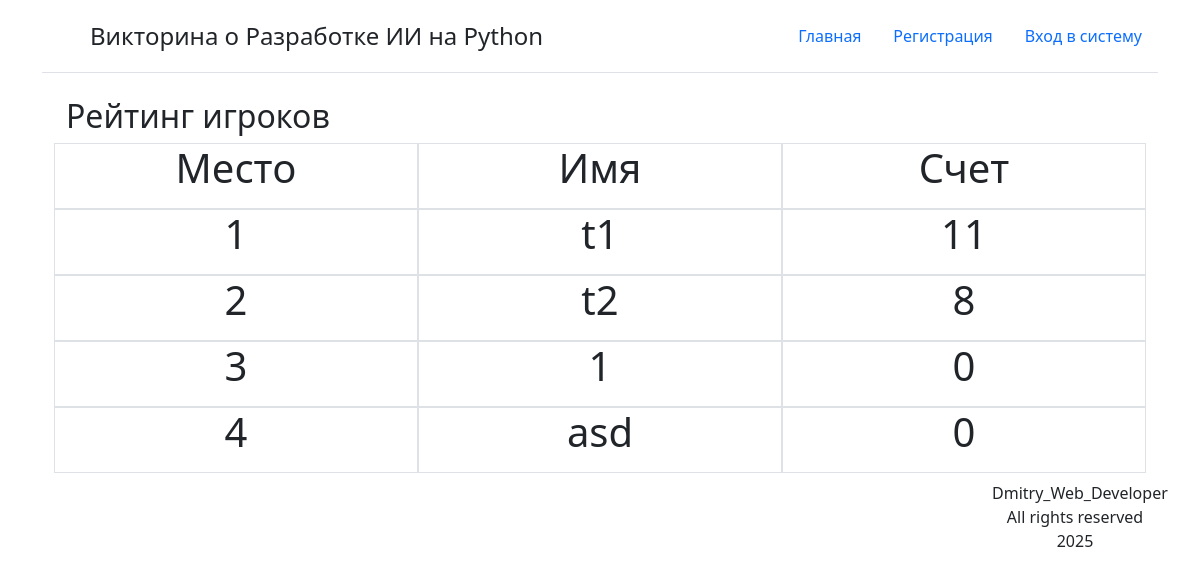
Page /table_leader_quiz on the earlier database version.
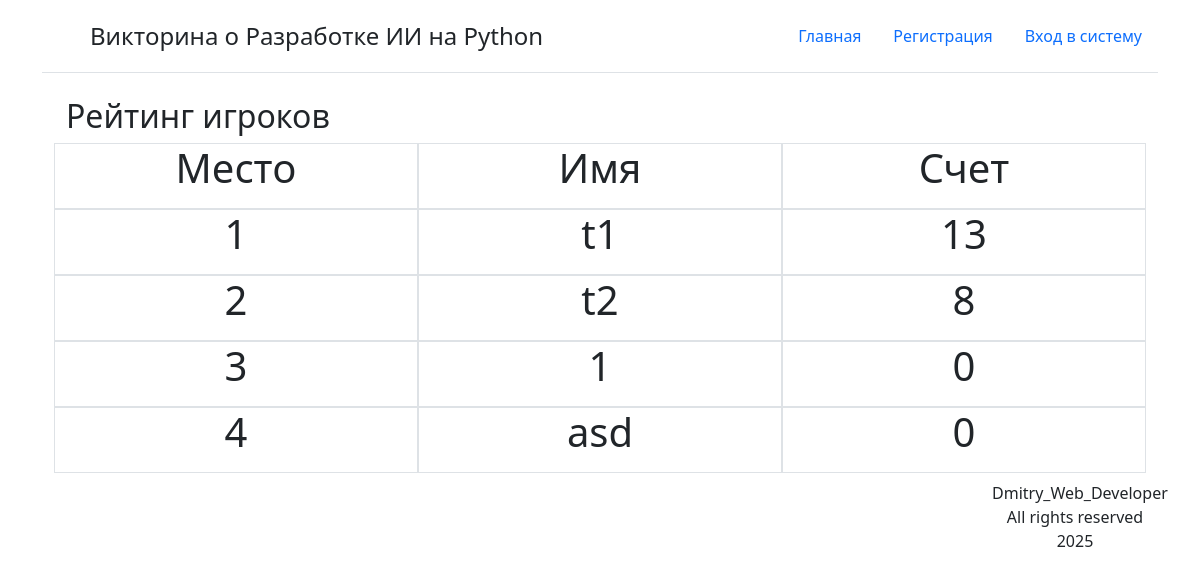
Same page on the later database version.
### main.py (models this page shows)
class User(UserMixin, db.Model):
    id = db.Column(db.Integer, primary_key=True)
    new_login = db.Column(db.String(100), unique=True, nullable=False)
    password = db.Column(db.String(100), nullable=False)
    score = db.Column(db.Integer, default=0)
    view_name = db.Column(db.String(100), nullable=False)

### main.py (the view)
@app.route('/table_leader_quiz')
def table_leader_quiz():
    leaderboard_data = db.session.query(
        User.view_name, User.score).order_by(desc(User.score)).all()
    leaderboard_data_with_rank = [(i+1, name, score)
                                  for i, (name, score) in enumerate(leaderboard_data)]
    return render_template('table_leader_quiz.html', leaderboard_data=leaderboard_data_with_rank)

### templates/table_leader_quiz.html (shortened to what this page needs)
{% extends 'base.html' %}
{% block body %}
<div class="container">
    <h2>Рейтинг игроков</h2>
    <div class="row">
        <div class="col border">
            <p class="text-center" >Место</p>
        </div>
        <div class="col border">
            <p class="text-center">Имя</p>
        </div>
        <div class="col border">
            <p class="text-center">Счет</p>
        </div>
    </div>
    {% for rang, name, score in leaderboard_data %}
    <div class="row">
        <div class="col border">
            <p class="text-center">{{ rang }}</p>
        </div>
        <div class="col border">
            <p class="text-center">{{ name }}</p>
        </div>
        <div class="col border">
            <p class="text-center">{{ score }}</p>
        </div>
    </div>
    {% endfor %}
</div>
{% endblock %}

### templates/base.html (shortened to what this page needs)
<!doctype html>
<html lang="ru">
<head>
    <link rel="stylesheet" href="{{url_for('static', filename='css/style.css')}}">
    <link href="https://cdn.jsdelivr.net/npm/bootstrap@5.0.2/dist/css/bootstrap.min.css" rel="stylesheet">
</head>
<body>
    <div class="container">
            <div class="row">
                <div class="col">
            <header class="d-flex flex-wrap justify-content-center py-3 mb-4 border-bottom">
                <a href="/" class="d-flex align-items-center mb-3 mb-md-0 me-md-auto text-dark text-decoration-none">
                    <svg class="bi me-2" width="40" height="32"><use xlink:href="#bootstrap"></use></svg>
                    <span class="fs-4">Викторина о Разработке ИИ на Python</span>
                </a>
                <ul class="nav nav-pills">
                    <li class="nav-item"><a href="/" class="nav-link" aria-current="page">Главная</a></li>
                    {% if not current_user.is_authenticated %}
                    <li class="nav-item"><a href="{{ url_for('registration') }}" class="nav-link">Регистрация</a></li>
                    <li class="nav-item"><a href="{{ url_for('login') }}" class="nav-link">Вход в систему</a></li>
                    {% else %}
                    <li class="nav-item"><a href="{{ url_for('logout') }}" class="nav-link">Выход</a></li>
                    <li class="nav-item"><a href="{{ url_for('quiz') }}" class="nav-link">Викторина</a></li>
                    <li class="nav-item"><a href="{{ url_for('table_leader_quiz') }}" class="nav-link">Таблица лидеров викторины</a></li>
                    {% endif %}
                </ul>
            </header>
                    </div>
            </div>
        <div class="row">
        <div class="col-12">
            <h1>
                {% block body %}
                {% endblock %}
            </h1>
        </div>
            </div>
        </div>
   <footer class="container text-center">
       <div class="row justify-content-end">
           <p class="col-2 justify-content-end">Dmitry_Web_Developer<br>Аll rights reserved 2025</p>
       </div>
   </footer>
</body>

### static/css/style.css (style rules this page uses)
.quiz, .h1, h1 { font-size: 1rem; }

Differences in the rows shown:
changed User id 1: score "11" → "13"
